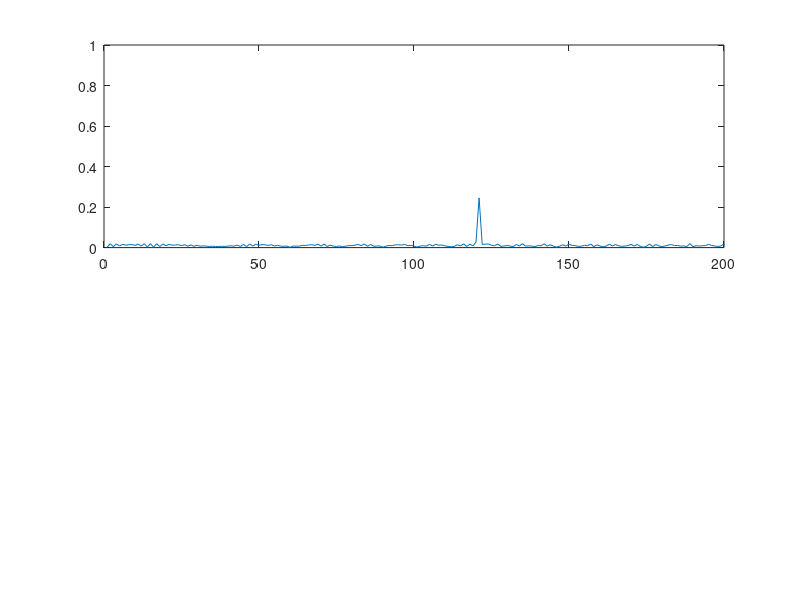
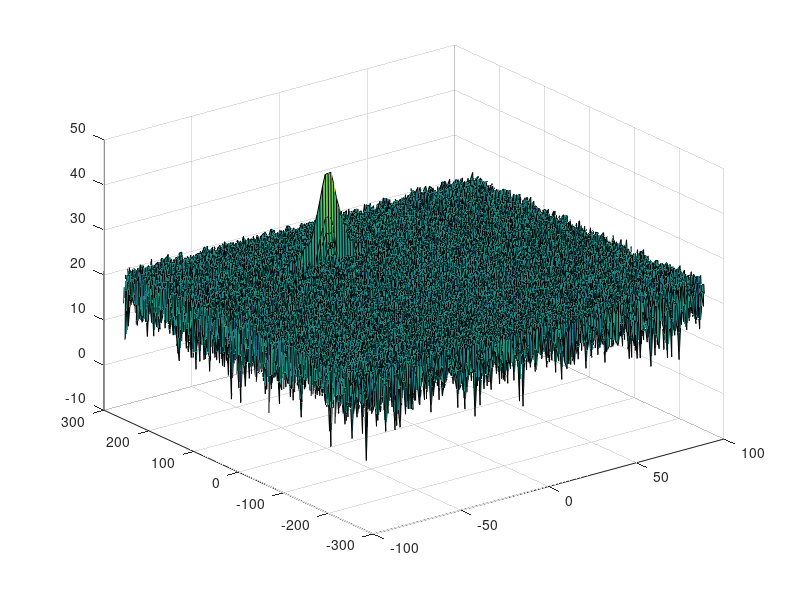

Source code (MATLAB) for these figures, in order: (Note: this script raises an error after producing the figures.)
clear all
close all
clc;

%% Radar Specifications 
%%%%%%%%%%%%%%%%%%%%%%%%%%%
% Frequency of operation = 77GHz
% Max Range = 200m
% Range Resolution = 1 m
% Max Velocity = 100 m/s
%%%%%%%%%%%%%%%%%%%%%%%%%%%

%speed of light = 3e8
%% User Defined Range and Velocity of target
% *%TODO* :
% define the target's initial position and velocity. Note : Velocity
% remains contant
R = 120;    % Initial distance of the target
V = -20;    % Velocity of the target


%% FMCW Waveform Generation

% *%TODO* :
%Design the FMCW waveform by giving the specs of each of its parameters.
% Calculate the Bandwidth (B), Chirp Time (Tchirp) and Slope (slope) of the FMCW
% chirp using the requirements above.

% RADAR system requirements
range_resolution = 1; % Units: meters (m)
C = 299792458;         % Speed of light, Units: m/s
r_max = 200;          % Maximum range, Units: m

% FMCW parameters
B = C/(2*range_resolution); 
Tchirp = ( 5.5 * 2 * r_max )/ C; 
slope = B / Tchirp

%Operating carrier frequency of Radar 
fc= 77e9;             %carrier freq

                                                          
%The number of chirps in one sequence. Its ideal to have 2^ value for the ease of running the FFT
%for Doppler Estimation. 
Nd=128;                   % #of doppler cells OR #of sent periods % number of chirps

%The number of samples on each chirp. 
Nr=1024;                  %for length of time OR # of range cells

% Timestamp for running the displacement scenario for every sample on each
% chirp
t=linspace(0,Nd*Tchirp,Nr*Nd); %total time for samples


%Creating the vectors for Tx, Rx and Mix based on the total samples input.
Tx=zeros(1,length(t)); %transmitted signal
Rx=zeros(1,length(t)); %received signal
Mix = zeros(1,length(t)); %beat signal

%Similar vectors for range_covered and time delay.
r_t=zeros(1,length(t));
td=zeros(1,length(t));


%% Signal generation and Moving Target simulation
% Running the radar scenario over the time.       
    
    
    % *%TODO* :
    %For each time stamp update the Range of the Target for constant velocity. 
    r_t = R + (V * t);
    % *%TODO* :
    %For each time sample we need update the transmitted and
    %received signal. 
    td = 2 * r_t/C;
    Tx = cos(2*pi*(fc*t + slope * (t.^2)/2));
    Rx = cos(2*pi*(fc*(t-td) + slope * ((t-td).^2)/2));
    
    % *%TODO* :
    %Now by mixing the Transmit and Receive generate the beat signal
    %This is done by element wise matrix multiplication of Transmit and
    %Receiver Signal
    Mix = Tx.* Rx;

%% RANGE MEASUREMENT


 % *%TODO* :
%reshape the vector into Nr*Nd array. Nr and Nd here would also define the size of
%Range and Doppler FFT respectively.
Mix = reshape(Mix, [Nr, Nd]); 
 % *%TODO* :
%run the FFT on the beat signal along the range bins dimension (Nr) and
%normalize.
Mix_fft = fft(Mix)/Nr; % Normalizing by the length of column
 % *%TODO* :
% Take the absolute value of FFT output
Mix_fft = abs(Mix_fft);
 % *%TODO* :
% Output of FFT is double sided signal, but we are interested in only one side of the spectrum.
% Hence we throw out half of the samples.
Mix_fft_1 = Mix_fft(1:length(Mix_fft)/2+1, 1);

%plotting the range
figure ('Name','Range from First FFT')
subplot(2,1,1)

 % *%TODO* :
 % plot FFT output 

plot(Mix_fft_1)
axis ([0 200 0 1]);


%% RANGE DOPPLER RESPONSE
% The 2D FFT implementation is already provided here. This will run a 2DFFT
% on the mixed signal (beat signal) output and generate a range doppler
% map.You will implement CFAR on the generated RDM


% Range Doppler Map Generation.

% The output of the 2D FFT is an image that has reponse in the range and
% doppler FFT bins. So, it is important to convert the axis from bin sizes
% to range and doppler based on their Max values.

Mix=reshape(Mix,[Nr,Nd]);

% 2D FFT using the FFT size for both dimensions.
sig_fft2 = fft2(Mix,Nr,Nd);

% Taking just one side of signal from Range dimension.
sig_fft2 = sig_fft2(1:Nr/2,1:Nd);
sig_fft2 = fftshift (sig_fft2);
RDM = abs(sig_fft2);
RDM = 10*log10(RDM) ;

%use the surf function to plot the output of 2DFFT and to show axis in both
%dimensions
doppler_axis = linspace(-100,100,Nd);
range_axis = linspace(-200,200,Nr/2)*((Nr/2)/400);
figure,surf(doppler_axis,range_axis,RDM);

%% CFAR implementation

%Slide Window through the complete Range Doppler Map

% *%TODO* :
%Select the number of Training Cells in both the dimensions.
Tr = 6;
Td = 10;
% *%TODO* :
%Select the number of Guard Cells in both dimensions around the Cell under 
%test (CUT) for accurate estimation
Gr = 3;
Gd = 3;

% *%TODO* :
% offset the threshold by SNR value in dB
offset = 6;

% *%TODO* :
%Create a vector to store noise_level for each iteration on training cells
noise_level = zeros(1,1);


% *%TODO* :
%design a loop such that it slides the CUT across range doppler map by
%giving margins at the edges for Training and Guard Cells.
%For every iteration sum the signal level within all the training
%cells. To sum convert the value from logarithmic to linear using db2pow
%function. Average the summed values for all of the training
%cells used. After averaging convert it back to logarithimic using pow2db.
%Further add the offset to it to determine the threshold. Next, compare the
%signal under CUT with this threshold. If the CUT level > threshold assign
%it a value of 1, else equate it to 0.

% Update Nr to half their values, since, only first half of the signal
% is considered

Nr = Nr/2;

% Initialize vector to hold threshold values 
threshold_cfar = zeros(Nr,Nd);
signal_cfar = zeros(Nr,Nd);

num_training_cells = (2*Tr+2*Gr+1)*(2*Td+2*Gd+1) - (2*Gr+1)*(2*Gd+1);

for r = (Tr+Gr+1) : (Nr-Tr-Gr) 

    for d = (Td+Gd+1) : (Nd-Td-Gd)
   % Use RDM[x,y] as the matrix from the output of 2D FFT for implementing
   % CFAR
    training_cells_sum = sum(db2pow(RDM(r-Gr-Tr:r+Gr+Tr, d-Gd-Td:d+Gd+Td)), 'all')...
                            - sum(db2pow(RDM(r-Gr:r+Gr,d-Gd:d+Gd)), 'all');
    noise_level = pow2db(training_cells_sum/num_training_cells);
    threshold_cfar(r,d) = noise_level + offset;
    
    if RDM(r,d) > threshold_cfar(r,d)
        signal = 1;
    else
        signal = 0;
    end
    
    % add signal value to the signal_cfar vector
    signal_cfar(r,d) = signal;  
    end
end

% *%TODO* :
% The process above will generate a thresholded block, which is smaller 
%than the Range Doppler Map as the CUT cannot be located at the edges of
%matrix. Hence,few cells will not be thresholded. To keep the map size same
% set those values to 0. 
 
    %Solution: The threshold block is intialized with zeros. Only those elements whose index 
    % is equal to that of the valid cut cells are updated with threshold
    % values. Hence, the elements whose corresponding thresold values are not calculated,
    % have zero as threshold value already. (which they are initiated with)





% *%TODO* :
%display the CFAR output using the Surf function like we did for Range
%Doppler Response output.
figure,surf(doppler_axis,range_axis,signal_cfar);
colorbar;


 
 